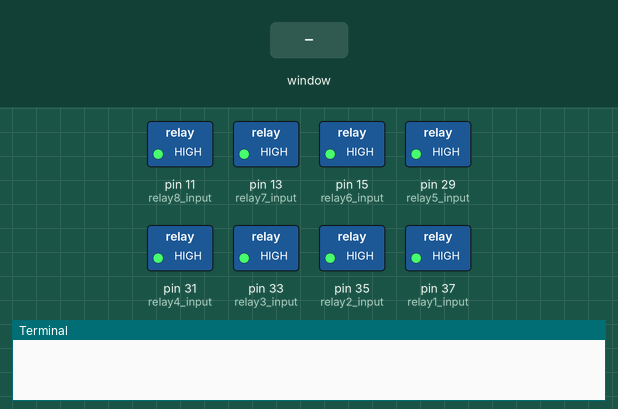
Simulated run of this program. Board: Raspberry Pi (header pin numbers). Shown: switched loads named in the program (green lamp = pin HIGH), the last lines printed to the terminal. The inputs (shaded band) are chosen by the test bench. The desktop window is not drawn, its controls go by their first labels and the mouse button is held 0.15 s.

Above: at 1.2 s.
1.3 s: control labelled "Relay 1 On/Off" in the window clicked
At 1.6 s:
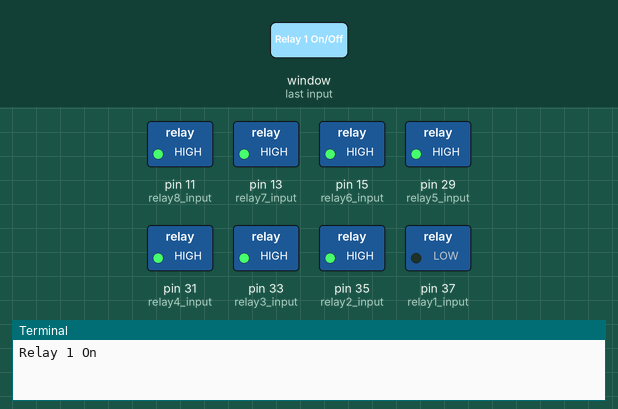
2.8 s: control labelled "Relay 6 On/Off" in the window clicked
At 4.0 s:
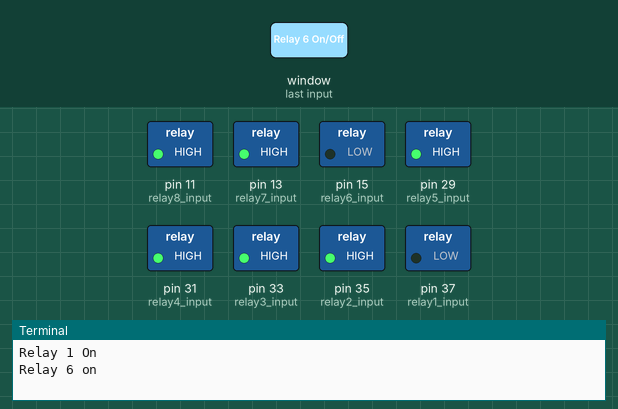
4.3 s: control labelled "Relay 2 On/Off" in the window clicked
At 5.1 s:
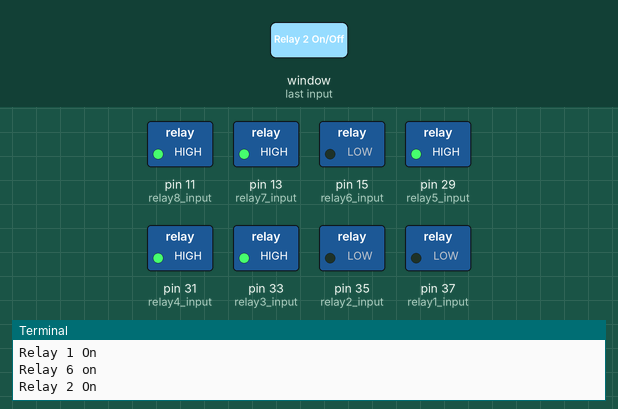
5.8 s: control labelled "Relay 3 On/Off" in the window clicked
At 6.3 s:
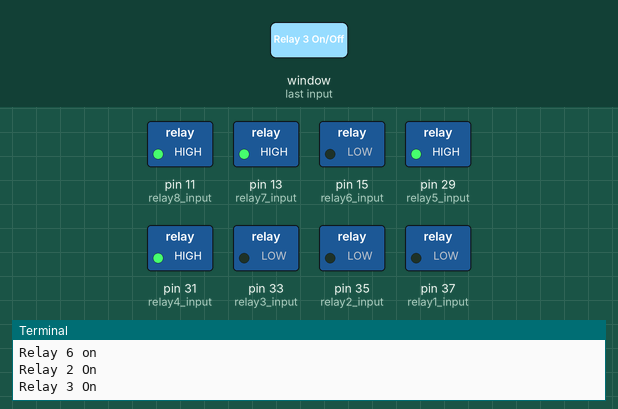
7.3 s: control labelled "Realy 4 On/Off" in the window clicked
At 8.5 s:
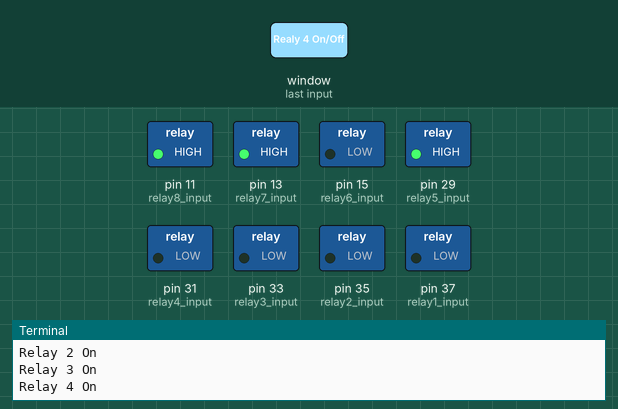
8.8 s: control labelled "Relay 5 On/Off" in the window clicked
At 9.7 s:
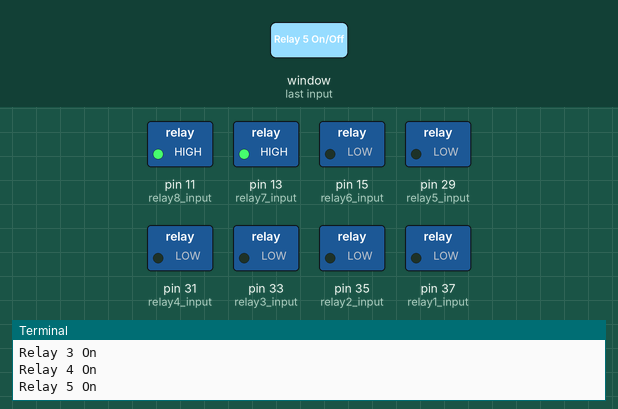
Timing chart, 0 to 11.3 s (numbered marks = the images above; inputs shaded):
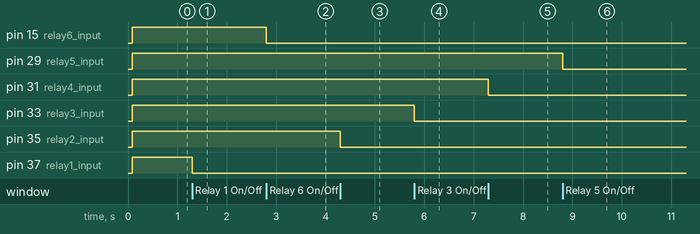

The program:

Tkinter_GUI_GPIO_Test1.py
```python
###################################################################
# Experimental primitive proto GUI for switching relays on/off via
# GPIO ports on Rpi 3 Model B. The relay block used
# had 8 relays and 8 input pins. This code creates a
# Tkinter frame with 8 buttons which are bound to event
# handler methods which toggle the GPIO pins LOW/HIGH
# when clicked. The particular relay block being used
# switched the relays on when the GPIO pins are set LOW.
#
# Testing Carried Out:
# -------------------
# Tested code on an Rpi 3 Model B using mouse to click the
# buttons and relays switched on and off successfully.Also tested
# from a smart phone using VNC Viewer to click the buttons remotely
# over Wifi connection and this also successfully switched the
# relays on and off.
#
#
# Bampot1 3/10/2020
##################################################################
import RPi.GPIO as GPIO
from Tkinter import *
a=Tk()
a.title("Test GUI for GPIO Relay Switching")

relay8_input = 11 # define GPIO pin to activate relays, physical numbering
relay7_input = 13
relay6_input = 15
relay5_input = 29
relay4_input = 31
relay3_input = 33
relay2_input = 35
relay1_input = 37

def setup():
	GPIO.cleanup()
	GPIO.setmode(GPIO.BOARD)
	GPIO.setup(relay1_input, GPIO.OUT)
	GPIO.setup(relay2_input, GPIO.OUT)
	GPIO.setup(relay3_input, GPIO.OUT)
	GPIO.setup(relay4_input, GPIO.OUT)
	GPIO.setup(relay5_input, GPIO.OUT)
	GPIO.setup(relay6_input, GPIO.OUT)
	GPIO.setup(relay7_input, GPIO.OUT)
	GPIO.setup(relay8_input, GPIO.OUT)
	GPIO.output(relay1_input, GPIO.HIGH)
	GPIO.output(relay2_input, GPIO.HIGH)
	GPIO.output(relay3_input, GPIO.HIGH)
	GPIO.output(relay4_input, GPIO.HIGH)
	GPIO.output(relay5_input, GPIO.HIGH)
	GPIO.output(relay6_input, GPIO.HIGH)
	GPIO.output(relay7_input, GPIO.HIGH)
	GPIO.output(relay8_input, GPIO.HIGH)

def destroy():
	GPIO.cleanup()


def rel1():
	if GPIO.input(relay1_input)==GPIO.LOW : # relay on
		GPIO.output(relay1_input,GPIO.HIGH) # switch it off
		print("Relay 1 off")
	else : # relay off
		GPIO.output(relay1_input,GPIO.LOW) # switch it on
		print("Relay 1 On")

def rel2():
	if GPIO.input(relay2_input)==GPIO.LOW: # relay on
		GPIO.output(relay2_input,GPIO.HIGH) # switch it off
		print("Relay 2 off")
	else : # relay off
		GPIO.output(relay2_input,GPIO.LOW) # switch it on
		print("Relay 2 On")

def rel3():
	if GPIO.input(relay3_input)==GPIO.LOW: # relay on
		GPIO.output(relay3_input,GPIO.HIGH) # switch it off
		print("Relay 3 off")
	else : # relay off
		GPIO.output(relay3_input,GPIO.LOW) # switch it on
		print("Relay 3 On")

def rel4():
	if GPIO.input(relay4_input)==GPIO.LOW: # relay on
		GPIO.output(relay4_input,GPIO.HIGH) # switch it off
		print("Relay 4 off")
	else : # relay off
		GPIO.output(relay4_input,GPIO.LOW) # switch it on
		print("Relay 4 On")

def rel5():
	if GPIO.input(relay5_input)==GPIO.LOW: # relay on
		GPIO.output(relay5_input,GPIO.HIGH) # switch it off
		print("Relay 5 off")
	else : # relay off
		GPIO.output(relay5_input,GPIO.LOW) # switch it on
		print("Relay 5 On")

def rel6():
	if GPIO.input(relay6_input)==GPIO.LOW: # relay on
		GPIO.output(relay6_input,GPIO.HIGH) # switch it off
		print("Relay 6 off")
	else : # relay off
		GPIO.output(relay6_input,GPIO.LOW) # switch it on
		print("Relay 6 on")

def rel7():
	if GPIO.input(relay7_input)==GPIO.LOW: # relay on
		GPIO.output(relay7_input,GPIO.HIGH) # switch it off
		print("Relay 7 off")
	else : # relay off
		GPIO.output(relay7_input,GPIO.LOW) # switch it on
		print("Relay 7 On")

def rel8():
	if GPIO.input(relay8_input)==GPIO.LOW: # relay on
		GPIO.output(relay8_input,GPIO.HIGH) # switch it off
		print("Relay 8 off")
	else:
		GPIO.output(relay8_input,GPIO.LOW) # switch it on
		print("Relay 8 On")


frame = LabelFrame(a, padx=5, pady=5)
frame.pack(padx=200, pady=200)

relay1 = Button(frame, text="Relay 1 On/Off")
relay2 = Button(frame, text="Relay 2 On/Off")
relay3 = Button(frame, text="Relay 3 On/Off")
relay4 = Button(frame, text="Realy 4 On/Off")
relay5 = Button(frame, text="Relay 5 On/Off")
relay6 = Button(frame, text="Relay 6 On/Off")
relay7 = Button(frame, text="Relay 7 On/Off")
relay8 = Button(frame, text="Relay 8 On/Off")

relay1.pack()
relay2.pack()
relay3.pack()
relay4.pack()
relay5.pack()
relay6.pack()
relay7.pack()
relay8.pack()

relay1.config(command=rel1)
relay2.config(command=rel2)
relay3.config(command=rel3)
relay4.config(command=rel4)
relay5.config(command=rel5)
relay6.config(command=rel6)
relay7.config(command=rel7)
relay8.config(command=rel8)
setup()

a.mainloop()
```

Measured:
- after the input at 1.3 s, pin 37 (relay1_input): HIGH → LOW at once
- after the input at 2.8 s, pin 15 (relay6_input): HIGH → LOW at once
- after the input at 4.3 s, pin 35 (relay2_input): HIGH → LOW at once
- after the input at 5.8 s, pin 33 (relay3_input): HIGH → LOW at once
- after the input at 7.3 s, pin 31 (relay4_input): HIGH → LOW at once
- after the input at 8.8 s, pin 29 (relay5_input): HIGH → LOW at once
